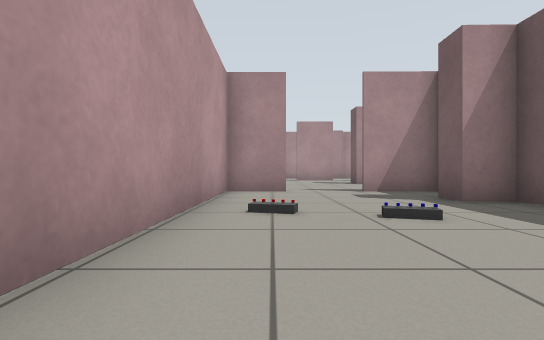
View 1 (above)

19 first-person views from a walk through a world built for the Gazebo simulator. The camera is 0.5 m above the floor, looks level and sees 85° across. The floor is counted in squares, 1 m on a side. Each view is taken from the middle of a square. On the plan, view 1 faces up. The plan holds only what a view shows up to about 9 squares ahead; the rest is blank.

View 2
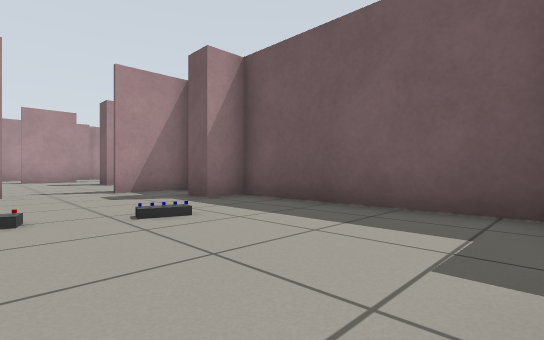

View 3
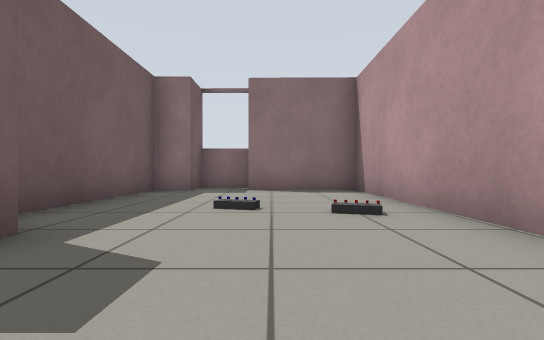

View 4
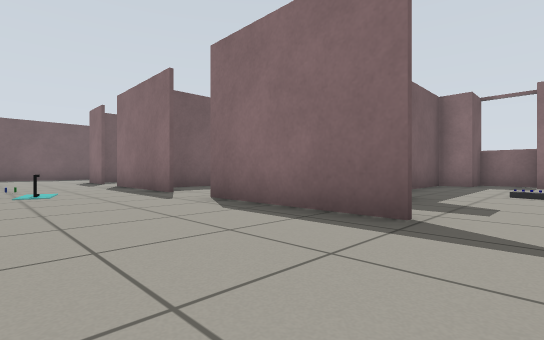

View 5
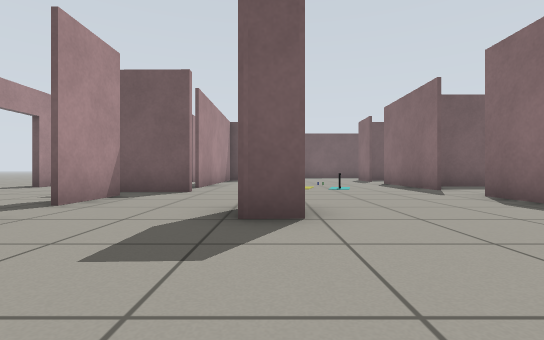

View 6
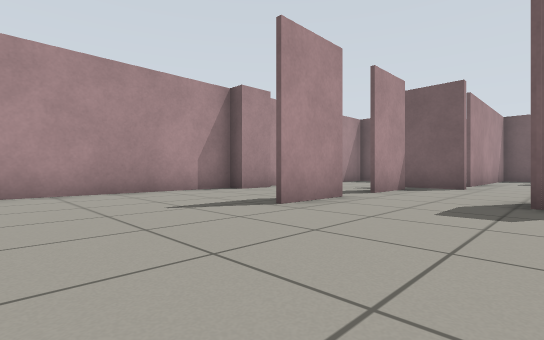

View 7
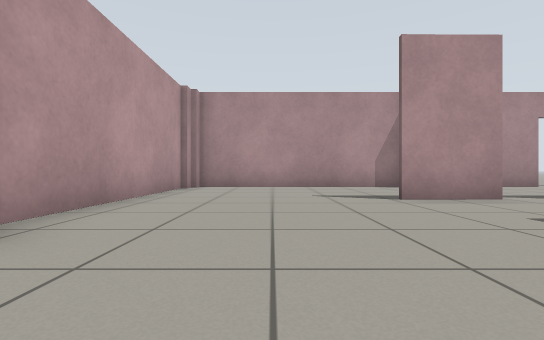

View 8
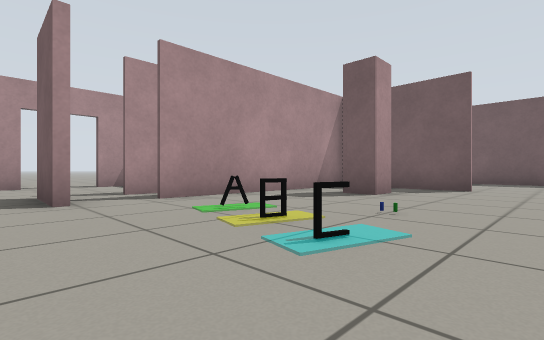

View 9
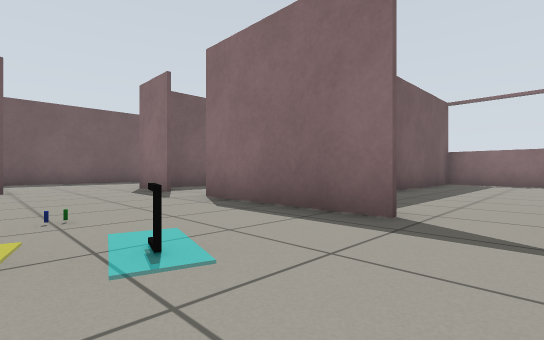

View 10
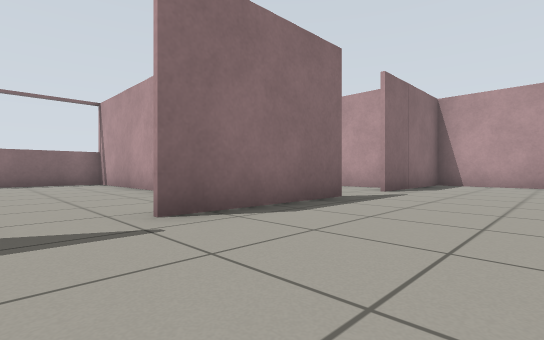

View 11
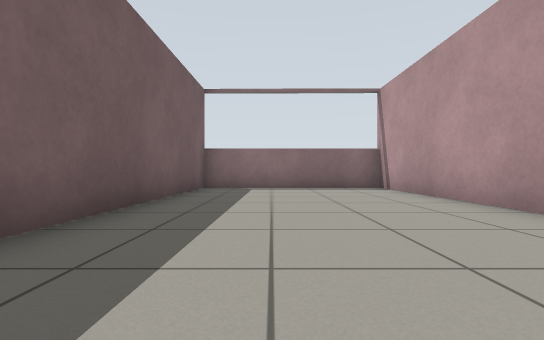

View 12
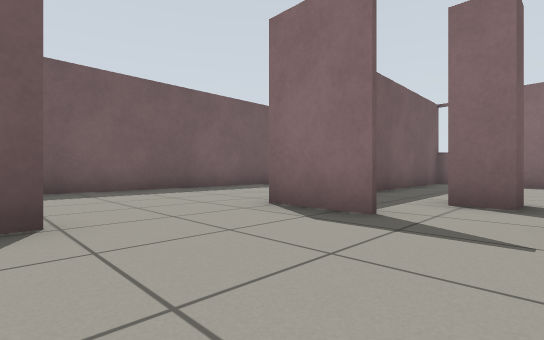

View 13
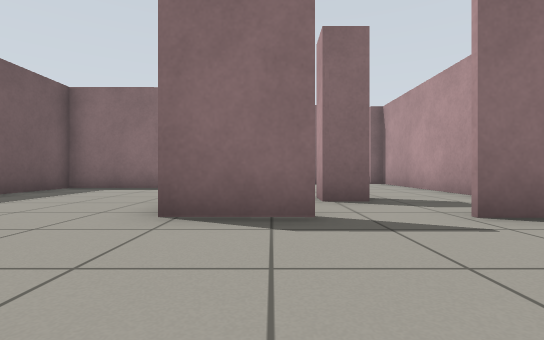

View 14
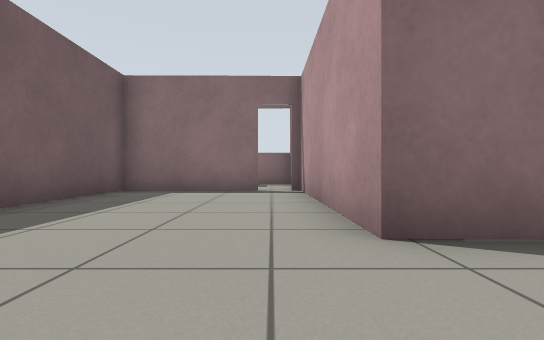

View 15
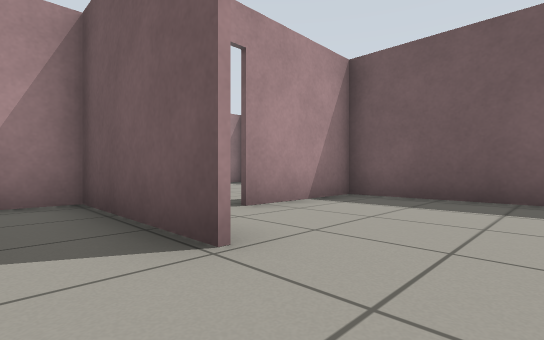

View 16
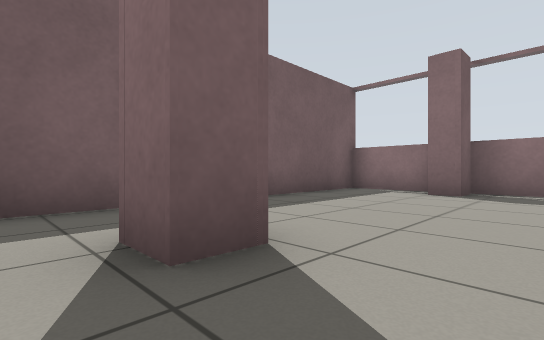

View 17
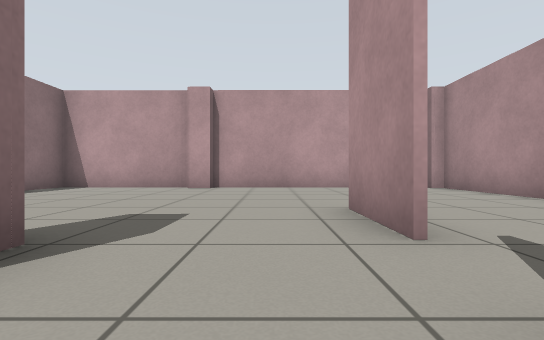

View 18
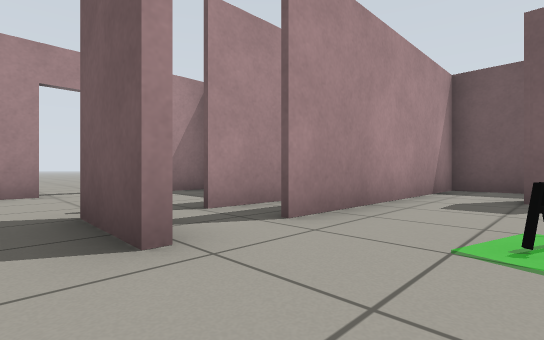

View 19
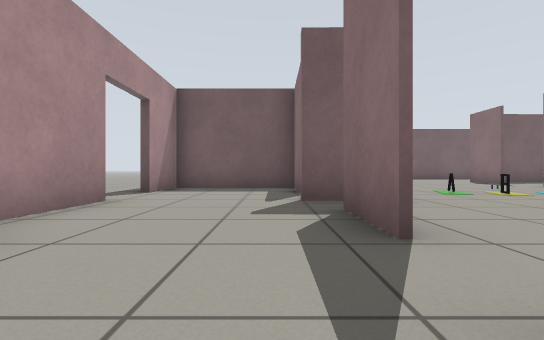

### Floor plan
Ten units are one square. View 1 is at (0, 0); x grows to the right and y downward. Boxes are objects, and circles mark ways between rooms. Rooms are numbered by the first view taken in them; rooms with no view inside come last. Other rooms are left out.
<svg viewBox="-40 -185 231 204">
<path fill="none" stroke="#000" d="M29 4 39 4 38 -47 30 -47 30 -54M4 -69 -11 -69 -11 3 17 3M39 -69 20 -69M16 13 29 13M30 -106 30 -114M41 -141 59 -141M29 -140 12 -140M58 -140 41 -140M67 -128 68 -145M83 -144 101 -144M41 -172 32 -172 32 -177 -31 -177M20 -70 58 -69M96 -143 81 -143M73 -69 109 -69M69 -177 49 -177M103 -143 103 -177 85 -177M-31 -113 -31 -106M-35 -106 -35 -70 4 -70M124 -107 115 -107 116 -115M-35 -170 -35 -112M125 -69 142 -69M141 -95 141 -130 82 -130M142 -69 143 -19M153 -18 186 -18 185 -112 156 -112M114 -45 115 -53 122 -53 122 -46M91 -42 90 -10M114 5 121 5M141 14 141 -60M103 14 141 14M39 -37 40 13M89 14 90 -60M40 13 89 14"/>
<rect x="75" y="-95" width="10" height="10" fill="#bbb"><title>other object</title></rect>
<rect x="75" y="-105" width="10" height="10" fill="#bbb"><title>other object</title></rect>
<rect x="75" y="-115" width="10" height="10" fill="#bbb"><title>other object</title></rect>
<rect x="85" y="-95" width="10" height="10" fill="#bbb"><title>other object</title></rect>
<rect x="85" y="-105" width="10" height="10" fill="#bbb"><title>other object</title></rect>
<circle cx="15" cy="-70" r="3" fill="#2a7"/>
<circle cx="140" cy="-85" r="3" fill="#2a7"/>
<circle cx="115" cy="-70" r="3" fill="#2a7"/>
<circle cx="65" cy="-70" r="3" fill="#2a7"/>
<text x="10" y="-30">1</text>
<text x="40" y="-120">2</text>
<text x="160" y="-60">3</text>
<text x="110" y="-30">4</text>
<text x="60" y="-30">5</text>
</svg>
Room 1 opens to room 2. Room 2 opens to room 3. Room 2 opens to room 4. Room 2 opens to room 5.

Where each view was taken, in squares from view 1:
view 1: 0 up, 0 right, facing up
view 2: 0 up, 0 right, facing up-right
view 3: 7 up, 1 right, facing down
view 4: 10 up, 1 right, facing down-right
view 5: 11 up, 0 right, facing right
view 6: 11 up, 2 left, facing up-right
view 7: 9 up, 1 left, facing up
view 8: 8 up, 6 right, facing up-right
view 9: 10 up, 6 right, facing down-right
view 10: 10 up, 7 right, facing down-left
view 11: 7 up, 7 right, facing down
view 12: 10 up, 11 right, facing down-right
view 13: 10 up, 13 right, facing down
view 14: 9 up, 15 right, facing down
view 15: 8 up, 13 right, facing up-right
view 16: 6 up, 10 right, facing down-right
view 17: 13 up, 5 right, facing left
view 18: 11 up, 6 right, facing up-right
view 19: 15 up, 2 right, facing right
